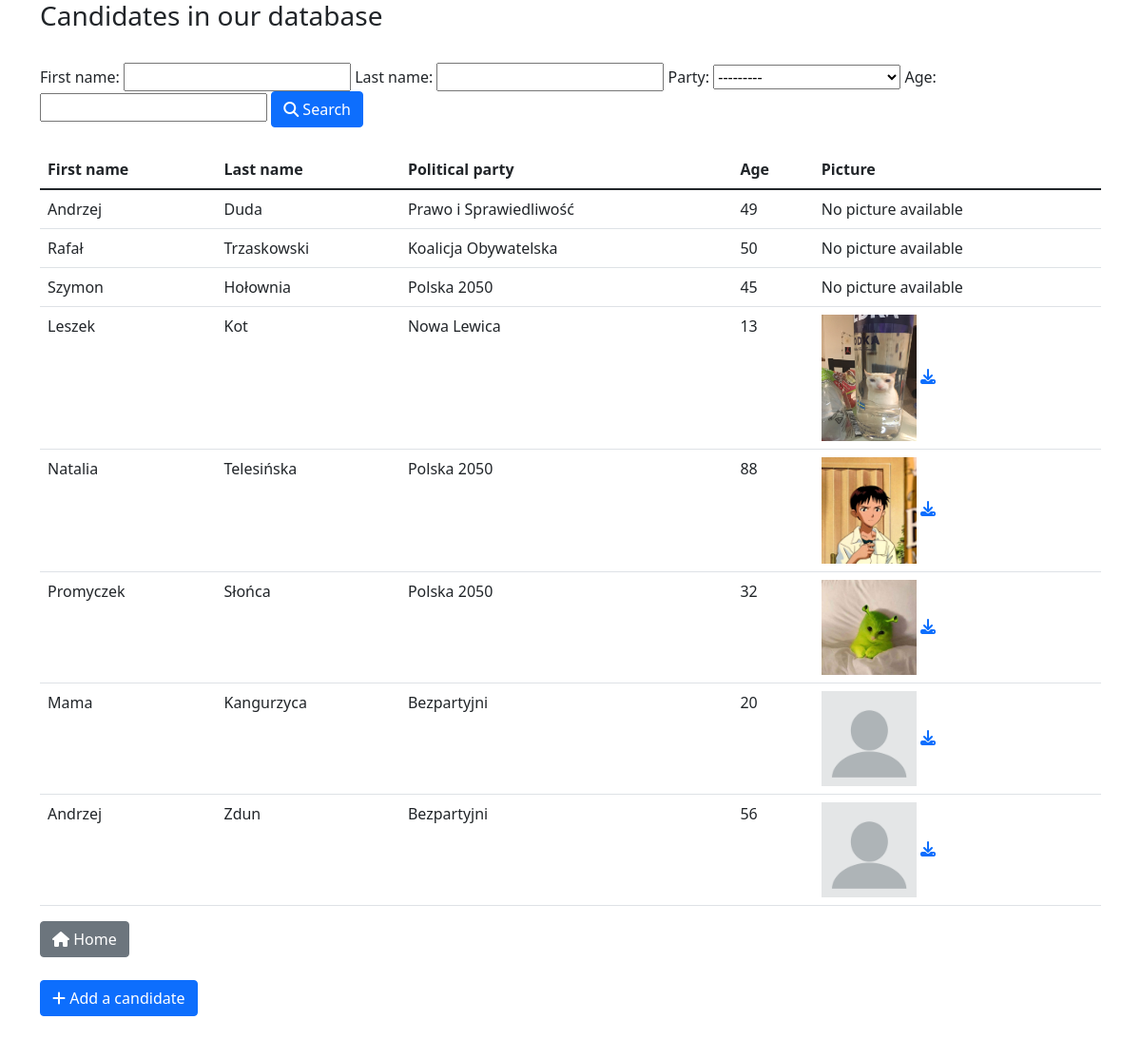
/candidates, run on an earlier commit of the app's database.
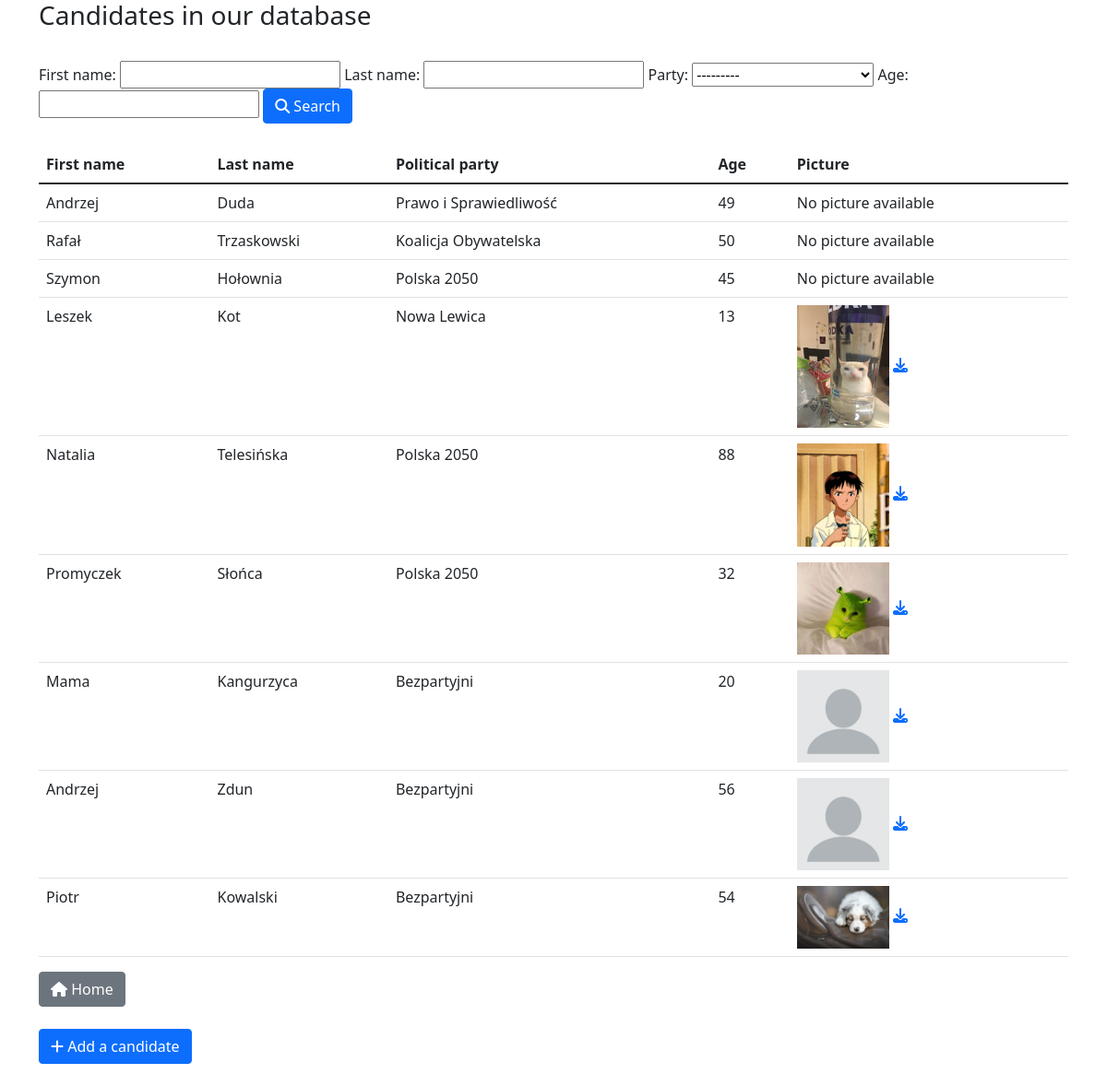
And on a later commit of the database.
### polls/models.py (models this page shows, shortened)
class Candidate(models.Model):
    first_name = models.CharField(max_length=50)
    last_name = models.CharField(max_length=50)
    candidate_picture = models.ImageField(null=True, blank=True, upload_to="images/", default='images/blank_picture.png')
    party = models.ForeignKey(PoliticalParty, on_delete=models.CASCADE)
    age = models.IntegerField()

class PoliticalParty(models.Model):
    party_name = models.CharField(max_length=50)
    founding_date = models.DateField()
    num_members = models.IntegerField()
    def __str__(self):
        return self.party_name

### polls/views.py (the view)
# urls.py: path('candidates', views.view_candidates, name="candidates"),
def view_candidates(request):
    myFilter = CandidateFilter(request.GET, queryset=Candidate.objects.all())
    candidates = myFilter.qs
    return render(request, 'polls/candidates.html',
                  {"candidates": candidates, 'myFilter': myFilter},)

### polls/templates/polls/candidates.html (shortened to what this page needs)
{% extends 'base.html' %}
{% block content %}
    <h3>Candidates in our database </h3><br>
    <form method="get">
        {{myFilter.form}}
        <button class="btn btn-primary" type="submit"><i class="fa-solid fa-magnifying-glass"></i> Search</button>
    </form><br>
    <table class="table">
      <thead>
        <tr>
          <th scope="col">First name</th>
          <th scope="col">Last name</th>
          <th scope="col">Political party</th>
            <th scope="col">Age</th>
            <th scope="col">Picture</th>
        </tr>
      </thead>
        <tbody>
            {% for candidate in candidates %}
            <tr>
                    <td>{{candidate.first_name}}</td>
                    <td>{{candidate.last_name}} </td>
                    <td> {{candidate.party}} </td>
                    <td> {{candidate.age}} </td>
                    {% if candidate.candidate_picture %}
                    <td> <img src ="{{candidate.candidate_picture.url}}" width = 100> <a href="{{candidate.candidate_picture.url}}" download> <i class="fa-solid fa-download"></i> </a></td>
                    {% else %}
                    <td>No picture available</td>
                    {% endif %}
            </tr>
            {% endfor %}
      </tbody>
    </table>
<a href="{% url 'home' %}" class="btn btn-secondary"><i class="fa-solid fa-house"></i> Home</a><br/><br/>
<a href="{% url 'add_candidate' %}" class="btn btn-primary"><i class="fa-solid fa-plus"></i> Add a candidate </a><br/><br/>
{% endblock %}

What changed in the data, as far as the page shows it:
added Candidate: first_name "Piotr", last_name "Kowalski", party "Bezpartyjni", age "54", candidate_picture (picture)
